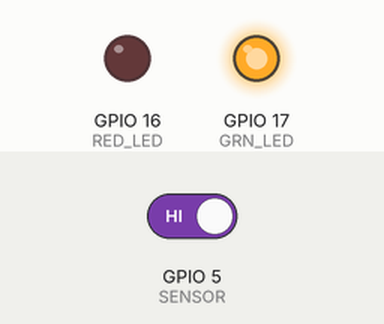
Bench run of a sketch on a simulated ESP32. On the bench: output pins drawn as LEDs (lit = HIGH). The test bench sets the inputs (shaded band); at power-on: GPIO 5 (SENSOR) HIGH. WiFi joins after 1.5 s; servers stay silent unless stated; what the sketch prints to the serial monitor is not drawn.

Above: at 2.7 s.
2.8 s: GPIO 5 (SENSOR) driven LOW
At 4.4 s:
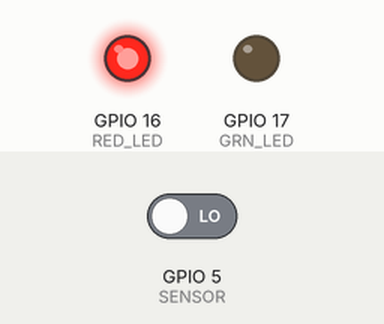
5.0 s: GPIO 5 (SENSOR) driven HIGH
At 6.1 s:
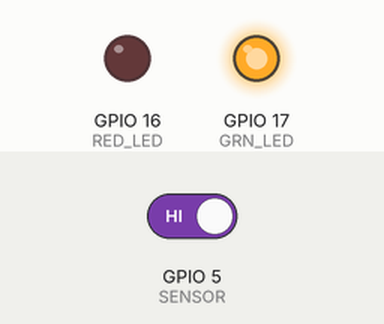
Timing chart, 0 to 8.0 s (numbered marks = the images above; inputs shaded):
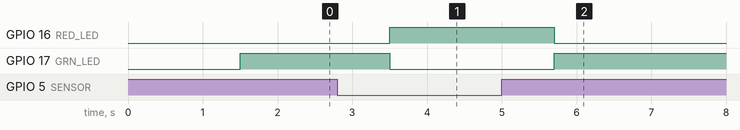

The sketch:

ESP32_IFTTT_DoorSensor.ino
```cpp
/*
  ESP32_IFTTT_DoorSensor (Arduino)
  Ben Rockwood <benr@cuddletech.com>

  This is a modified, working example of a simple IFTTT Maker project
  based on https://github.com/awende/ESP32_Water_Sensor

  Circuit has 2 LEDs with 220Ohm Resistors on Pins 16 and 17 as status lights.
  A MC-38 Door Sensor is on Pin 5 (one lead to pin, other to GND, doesn't matter which)
*/


#include <WiFi.h>
WiFiClient client;

const char* myKey     = "xxxxxxxxxxxxxxxxxxxxxx";      // IFTTT maker key
const char* myTrigger = "OfficeDoor";                  // IFTTT Applet Trigger
const char* ssid      = "HOME-701D-2.4";               // WIFI SSID
const char* password  = "xxxxxxxxxxxxxxxx";            // WIFI Password

// GPIO Pins
const byte RED_LED = 16;
const byte GRN_LED = 17;
const byte SENSOR = 5;

// State
String oldState = "unset";

void setup() {
  Serial.begin(115200);

  pinMode(RED_LED, OUTPUT);
  pinMode(GRN_LED, OUTPUT);
  pinMode(SENSOR, INPUT_PULLUP);

  WiFi.mode(WIFI_STA);
  ConnectWifi();
}

void loop(){
  if(WiFi.status() == WL_CONNECTED)
  {
    String doorState;

    // Read Sensor State
    if (digitalRead(SENSOR) == HIGH){
      //Serial.println("Door is open.");
      openSignal(true);
      doorState = "Open";
    } else {
      //Serial.println("Door is closed.");
      openSignal(false);
      doorState = "Closed";
    }

    // Initialize on first sensing
    if (oldState == "unset"){
      oldState = doorState;
    }

    // Evaluate for State Change & Report to IFTTT
    if ( doorState != oldState ) {
      Serial.print("Door is ");
      Serial.println(doorState);

      Serial.println("connecting...");
      if(client.connect("maker.ifttt.com",80)){
        Serial.println("Connected to Maker");
        sendData(doorState);
        oldState = doorState;
      } else {
        Serial.println("Failed to connect to Maker.");
      }
    }
  }
  else  // Reconnect to wireless access point
  {
    delay(1000);    // Wait 1 second between connection attempts
    ConnectWifi();  // Connect to WiFi
  }
  delay(1000);
}

bool ConnectWifi(){
  bool timeOut = 0; // Change to 1 if connection times out
  byte count = 0;   // Counter for the number of attempts to connect to wireless AP

  Serial.print("Connecting to ");
  Serial.println(ssid);

  WiFi.begin(ssid, password); // Connect to WiFi network

  while (WiFi.status() != WL_CONNECTED && (timeOut == 0)) // Test to see if we're connected
  {
    Serial.print('.');
    count++;

    if(count > 60) break; // Give up after ~30 seconds
    else delay(500);      // Check again after 500ms
  }

  if (WiFi.status() == WL_CONNECTED)  // We're connected
  {
    Serial.println("\r\nWiFi connected");
  }
  else  // Unable to connect
  {
    WiFi.disconnect();
    Serial.println("\r\nConnection Timed Out!\r\n");
  }
}


void sendData(String data){
  // Packet will end up looking similar to this:
  //
  //  POST /trigger/ESP/with/key/(myKey) HTTP/1.1
  //  Host: maker.ifttt.com
  //  User-Agent: ESP32
  //  Connection: close
  //  Conent-Type: application/json
  //  Conent-Length: (postData length)
  //
  //  {"value1":"(HIGH/LOW )"}

  String postData = "{\"value1\":\"";
         postData.concat(data);
         postData.concat("\"}");

  client.print("POST /trigger/");
  client.print(myTrigger);
  client.print("/with/key/");
  client.print(myKey);
  client.println(" HTTP/1.1");

  client.println("Host: maker.ifttt.com");
  client.println("User-Agent: ESP32");
  client.println("Connection: close");

  client.println("Content-Type: application/json");
  client.print("Content-Length: ");
  client.println(postData.length());
  client.println();
  client.println(postData);
}

void openSignal(bool state){
  if (state){
    digitalWrite(RED_LED, LOW);
    digitalWrite(GRN_LED, HIGH);
  } else {
    digitalWrite(RED_LED, HIGH);
    digitalWrite(GRN_LED, LOW);
  }
}
```

Measured:
- after the input at 2.8 s, GPIO 16 (RED_LED): LOW → HIGH after 0.70 s; GPIO 17 (GRN_LED): HIGH → LOW after 0.70 s
- after the input at 5.0 s, GPIO 16 (RED_LED): HIGH → LOW after 0.70 s; GPIO 17 (GRN_LED): LOW → HIGH after 0.70 s
